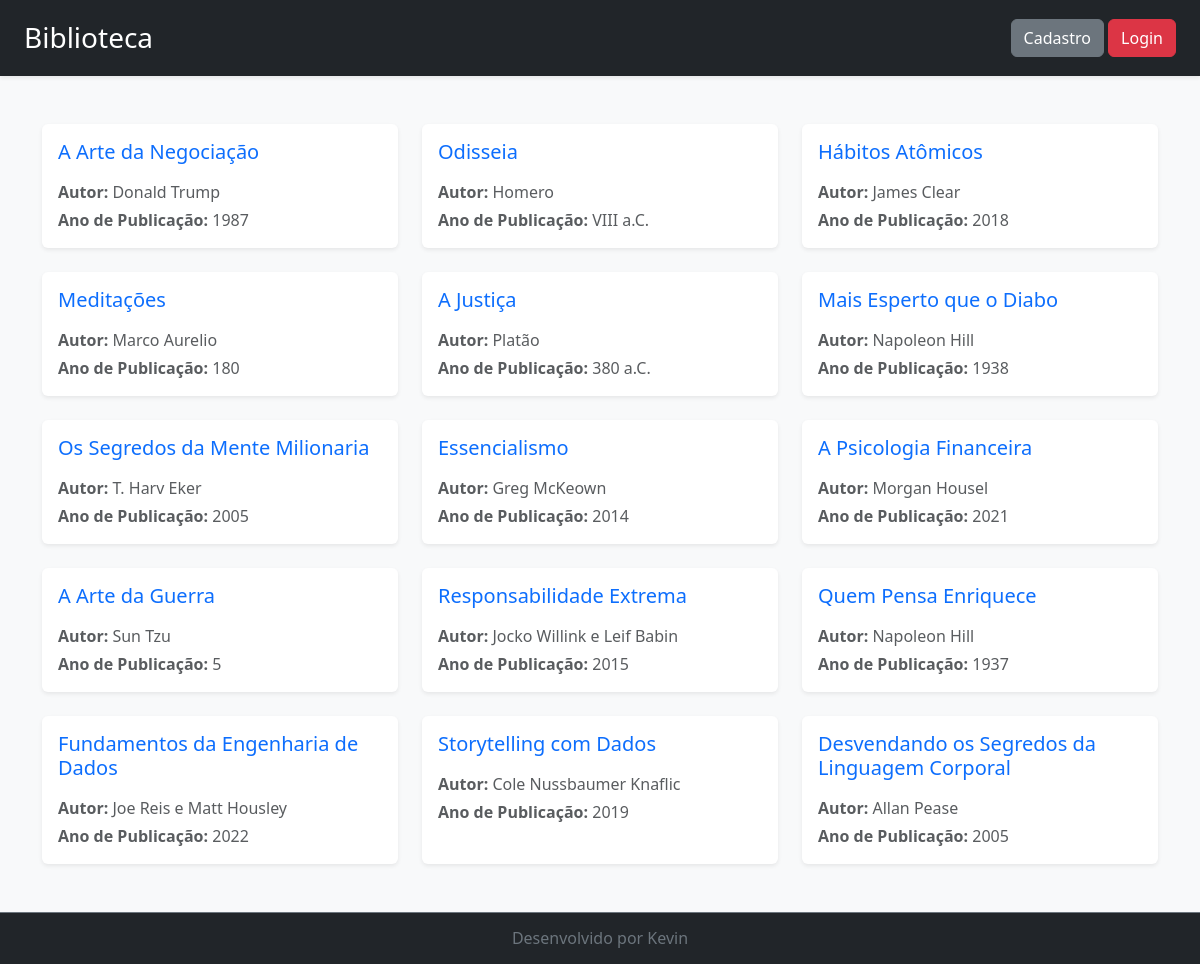
Screenshot of /livro with the database file from the repository.
### models/Livro.py (models this page shows, shortened)
class Livro(Base):
    __tablename__ = 'livros'
    id = Column(Integer, primary_key=True)
    titulo = Column(String)
    autor = Column(String)
    ano = Column(String)

### controllers/LivroController.py (the view)
@livro_bp.route('/livro', methods=['GET'])
def listar_livros():
    usuario = session.get('usuario')
    if usuario is None:
        frase = 'Login'
    else:
        frase = 'Logout'
    lista_livros = LivroDAO.listar_livros()
    return render_template('livro/listaLivros.html', livros=lista_livros, titulo='Biblioteca', mensagem=frase, logado=usuario)

### dao/LivroDAO.py (called while the page is built)
    @staticmethod
    def listar_livros():
        livros = session.query(Livro).all()
        return livros

### templates/livro/listaLivros.html
{% extends "template.html" %}
{% block conteudo  %}
    <header class="navbar navbar-dark bg-dark px-4 py-3 shadow-sm justify-content-between">
        <h1 class="navbar-brand h1 mb-0 fs-3">{{ titulo }}</h1>
        <div>
            <a href="{{ url_for('livro.get_formulario') }}" class="btn btn-secondary btn-enviar">Cadastro</a>
            {% if logado %}
                <a href="{{ url_for('usuario.logout') }}" class="btn btn-danger ">{{ mensagem }}</a>
            {% else %}
                <a href="{{ url_for('livro.get_formulario') }}" class="btn btn-danger ">{{ mensagem }}</a>
            {% endif %}
        </div>
    </header>
    <main class="container my-5">
        <div class="row row-cols-1 row-cols-md-2 row-cols-lg-3 g-4">
            {% for livro in livros %}
            <div class="col">
                <article class="card h-100 shadow-sm border-0">
                    <div class="card-body">
                        <h2 class="card-title h5 text-primary mb-3">{{ livro.titulo }}</h2>
                        <p class="card-text text-muted mb-1"><strong>Autor:</strong> {{ livro.autor }}</p>
                        <p class="card-text text-muted"><strong>Ano de Publicação:</strong> {{ livro.ano }}</p>
                    </div>
                </article>
            </div>
            {% endfor %}
        </div>
    </main>
{% endblock %}

### templates/template.html (shortened to what this page needs)
<!DOCTYPE html>
<html lang="pt-br">
<head>
    <link rel="stylesheet" href="{{ url_for('static', filename='bootstrap.css') }}" >
</head>
<body class="d-flex flex-column min-vh-100 bg-light">
    {% block conteudo %} {% endblock %}
    <footer class="bg-dark text-white text-center py-3 mt-auto border-top border-secondary">
        <h3 class="fs-6 mb-0 text-secondary">Desenvolvido por Kevin</h3>
    </footer>
</body>

### rows the page displays
Livro: titulo "A Arte da Negociação", autor "Donald Trump", ano "1987"
Livro: titulo "Odisseia", autor "Homero", ano "VIII a.C."
Livro: titulo "Hábitos Atômicos", autor "James Clear", ano "2018"
Livro: titulo "Meditações", autor "Marco Aurelio", ano "180"
Livro: titulo "A Justiça", autor "Platão", ano "380 a.C."
Livro: titulo "Mais Esperto que o Diabo", autor "Napoleon Hill", ano "1938"
Livro: titulo "Os Segredos da Mente Milionaria", autor "T. Harv Eker", ano "2005"
Livro: titulo "Essencialismo", autor "Greg McKeown", ano "2014"
Livro: titulo "A Psicologia Financeira", autor "Morgan Housel", ano "2021"
Livro: titulo "A Arte da Guerra", autor "Sun Tzu", ano "5"
Livro: titulo "Responsabilidade Extrema", autor "Jocko Willink e Leif Babin", ano "2015"
Livro: titulo "Quem Pensa Enriquece", autor "Napoleon Hill", ano "1937"
Livro: titulo "Fundamentos da Engenharia de Dados", autor "Joe Reis e Matt Housley", ano "2022"
Livro: titulo "Storytelling com Dados", autor "Cole Nussbaumer Knaflic", ano "2019"
Livro: titulo "Desvendando os Segredos da Linguagem Corporal", autor "Allan Pease", ano "2005"

### other values shown
{{ titulo }} "Biblioteca"
{{ mensagem }} "Login"
